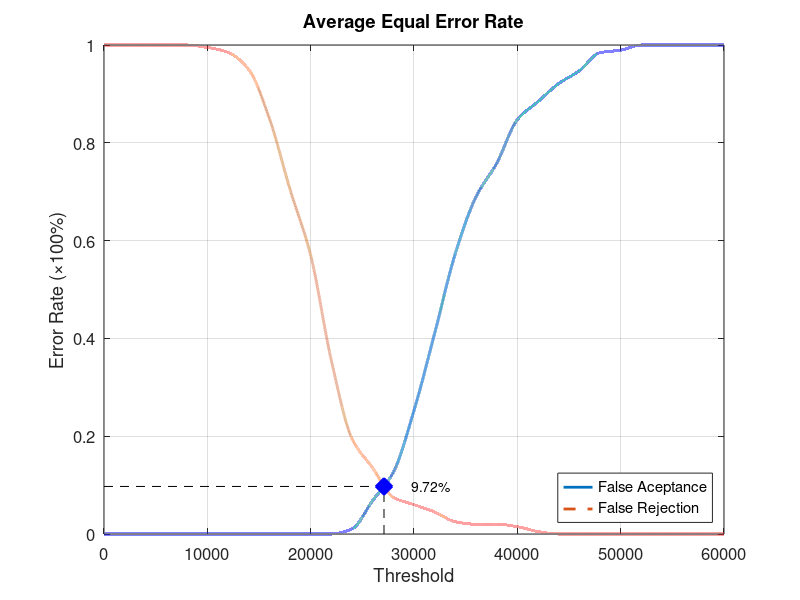
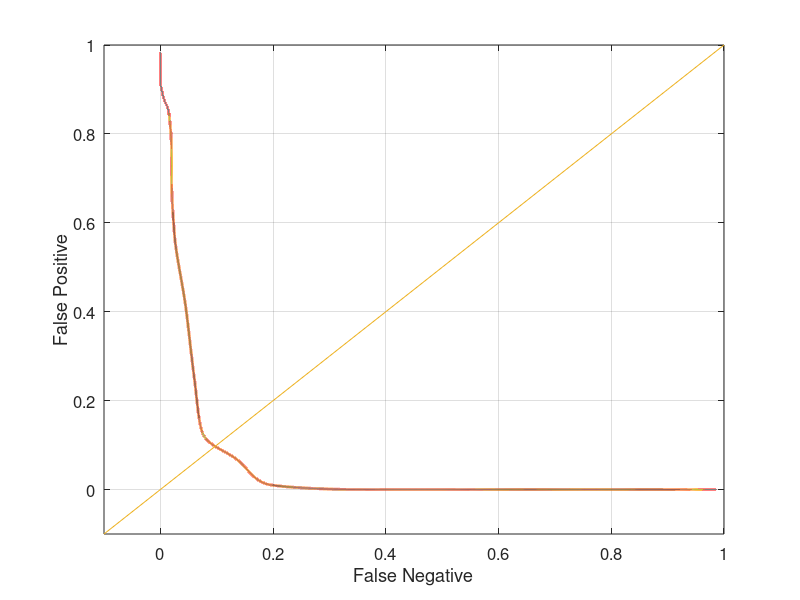

The MATLAB script that drew these images, in order:
function yEER = Database5_2
close all;
clear;
clc;
x = 0:2000:60000;
xq = 0:0.5:60000;

y0 = [0 0 0 0 0 0 0 0 0 0 0 0 0.0105263 0.0684211 0.126316 0.252632 0.410526 0.573684 0.689474 0.757895 0.847368 0.884211 0.921053 0.947368 0.984211 0.989474 1 1 1 1 1];
yy0 = interp1(x, y0, xq, 'pchip');
y1 = [1 1 1 1 1 0.995 0.985 0.95 0.85 0.705 0.57 0.355 0.195 0.135 0.075 0.06 0.045 0.025 0.02 0.02 0.015 0.005 0 0 0 0 0 0 0 0 0];
yy1 = interp1(x, y1, xq, 'pchip');

% Calculating EER: 
y2 = abs(y0 - y1);
find(y2 == min(y2))
yy2 = abs(yy0 - yy1);
xEER = find(yy2 == min(yy2));
xEERIndex = xq(xEER) % X-axis EER
yEER = yy0(xEER) % Y-axis EER

main = figure
plot(xq, yy0,'-','LineWidth', 2);	hold on
plot(xq, yy1,'--','LineWidth', 2);	hold on
plot([xEERIndex xEERIndex], [0 yEER], 'k--');	hold on
plot([0 xEERIndex], [yEER yEER], 'k--');	hold on
plot(xEERIndex, yEER, 'bx', 'LineWidth', 10);	hold on
text(xEERIndex + 10 * xEERIndex / 100, yEER, [num2str(round((10000 * yEER)) / 100) '%'])
legend('False Aceptance', 'False Rejection', 'Location', 'SouthEast')
xlabel('Threshold')
ylabel('Error Rate (\times100%)')
title('Average Equal Error Rate')
set(gca, 'FontSize', 12)
axis([0 60000 0 1])
grid on

print(main, 'Database5_2Main', '-dpng');
FNRxFPR = figure('Color', [1 1 1]);
plot(yy1, yy0, '-', yy1, yy0, 'LineWidth', 2);
hold on
y = -0.1:0.1:1
plot(y, y); 
set(gca, 'FontSize', 12)
xlabel('False Negative')
ylabel('False Positive')
axis([-0.1 1 -0.1 1])
set(gca, 'FontSize', 12)
grid on

print(FNRxFPR, 'Database5_2FNRxFPR','-dpng');
end
